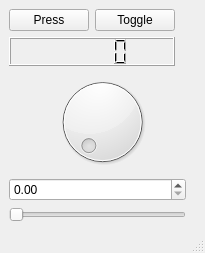
<?xml version="1.0" encoding="UTF-8"?>
<ui version="4.0">
 <class>MainWindow</class>
 <widget class="QMainWindow" name="MainWindow">
  <property name="geometry">
   <rect>
    <x>0</x>
    <y>0</y>
    <width>205</width>
    <height>253</height>
   </rect>
  </property>
  <property name="windowTitle">
   <string>MainWindow</string>
  </property>
  <widget class="QWidget" name="centralwidget">
   <layout class="QGridLayout" name="gridLayout">
    <item row="0" column="2" colspan="2">
     <widget class="LED" name="led"/>
    </item>
    <item row="1" column="0" colspan="2">
     <widget class="LCDNumber" name="lcdnumber"/>
    </item>
    <item row="0" column="0">
     <widget class="PushButton" name="pushbutton">
      <property name="text">
       <string>Press</string>
      </property>
     </widget>
    </item>
    <item row="3" column="0" colspan="3">
     <widget class="DoubleScale" name="doublescale"/>
    </item>
    <item row="4" column="0" colspan="3">
     <widget class="Slider" name="slider">
      <property name="maximum">
       <number>100</number>
      </property>
      <property name="orientation">
       <enum>Qt::Horizontal</enum>
      </property>
     </widget>
    </item>
    <item row="0" column="1">
     <widget class="PushButton" name="pushbutton_2">
      <property name="text">
       <string>Toggle</string>
      </property>
      <property name="checkable">
       <bool>true</bool>
      </property>
     </widget>
    </item>
    <item row="2" column="0" colspan="4">
     <widget class="Dial" name="dial"/>
    </item>
   </layout>
  </widget>
  <widget class="QMenuBar" name="menubar">
   <property name="geometry">
    <rect>
     <x>0</x>
     <y>0</y>
     <width>205</width>
     <height>24</height>
    </rect>
   </property>
  </widget>
  <widget class="QStatusBar" name="statusbar"/>
 </widget>
 <customwidgets>
  <customwidget>
   <class>IndicatedPushButton</class>
   <extends>QPushButton</extends>
   <header>qtvcp.widgets.simple_widgets</header>
  </customwidget>
  <customwidget>
   <class>PushButton</class>
   <extends>IndicatedPushButton</extends>
   <header>qtvcp.widgets.simple_widgets</header>
  </customwidget>
  <customwidget>
   <class>LCDNumber</class>
   <extends>QLCDNumber</extends>
   <header>qtvcp.widgets.simple_widgets</header>
  </customwidget>
  <customwidget>
   <class>Slider</class>
   <extends>QSlider</extends>
   <header>qtvcp.widgets.simple_widgets</header>
  </customwidget>
  <customwidget>
   <class>Dial</class>
   <extends>QDial</extends>
   <header>qtvcp.widgets.simple_widgets</header>
  </customwidget>
  <customwidget>
   <class>DoubleScale</class>
   <extends>QDoubleSpinBox</extends>
   <header>qtvcp.widgets.simple_widgets</header>
  </customwidget>
  <customwidget>
   <class>LED</class>
   <extends>QWidget</extends>
   <header>qtvcp.widgets.led_widget</header>
  </customwidget>
 </customwidgets>
 <resources/>
 <connections/>
</ui>
